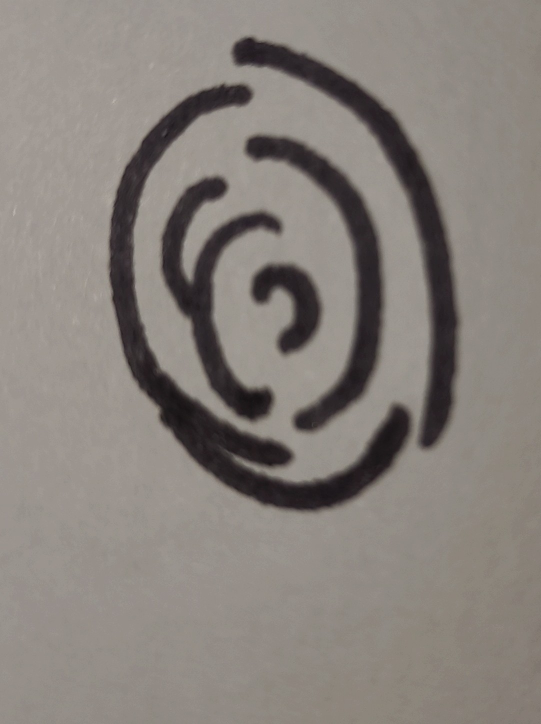
#> input picture Minutiae detection (elise)/test.jpg, 1082 x 1448 px (shown at 1/2 size)
$ python -i pretraitement.py   (imports and definitions only)
#> lines starting #> are read from the running program, lines starting #| are printed output that depends on the picture; after the words box and inside, x2 and y2 are one past the last pixel; in counts of white or black regions, pixels touching at a corner belong together
import cv2
import numpy as np
import matplotlib.pyplot as plt
from skimage.morphology import skeletonize
from scipy.ndimage import binary_opening #supprime bruit
                                         #lisse les bords
                                         #ne touche pas ce qui esr bien formé

import os # permet d'utiliser fichiers et répertoires et de manipuler les chemins de fichiers

#[ ] faire en sorte que ça renvoie tableau avec les coordonnées


def pretraitements(filename):

    #nom du fichier entree+ sortie (voir si on peut automatiser)

#> called with filename = 'test.jpg'
    output_filename = 'Minutiae detection (elise)\\test_pretraitement.jpg'
    #[ ] a changer avec str_modif(filename , _pretraitement)

    #recup image
    image = cv2.imread(filename, cv2.IMREAD_GRAYSCALE) #teinte de gris
#> image: shape (1448, 1082); min 18, max 184, mean 130.1
    image = cv2.resize(image, (512, 512))  # resize pr meilleur "generalisation" <- pas forcement le bon mot
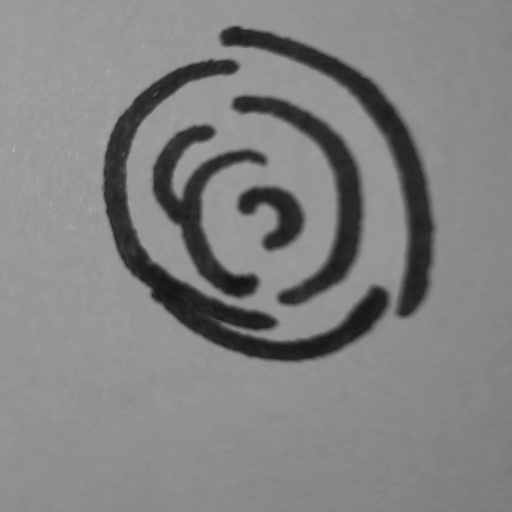
#> image: shape (512, 512); min 19, max 179, mean 129.9


    #TRANSFORMATION DE L'IMAGE

    #contraste
    clahe = cv2.createCLAHE(clipLimit=2.5, tileGridSize=(8, 8))

    '''
    CLAHE = Contrast Limited Adaptive Histogram Equalization
    augmente le contraste dans chaque petite zone -> bien pour zone sur ou sous exposee de l'img
    paramètre : clipLimit=2.5 : Limite le renforcement du contraste
    tileGridSize=(8, 8) : découpe img en zones  de 8x8 blocs
    '''
    contrast = clahe.apply(image) #applique le contraste
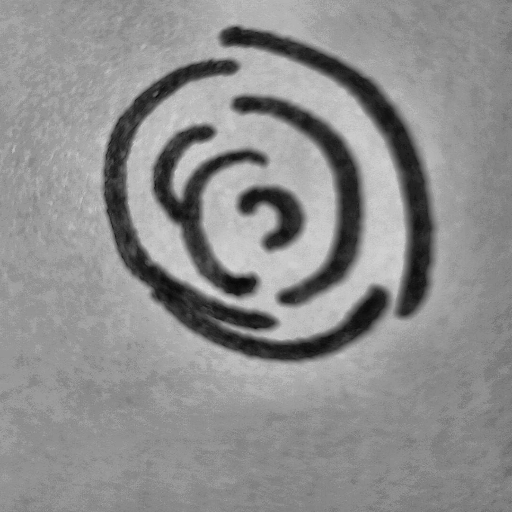
#> contrast: shape (512, 512); min 8, max 215, mean 141.1

    #lisser
    filtered = cv2.bilateralFilter(contrast, 9, 100, 100) #lisse img mais garde contours
    '''
    9=taille filtre autour de chaque point
    100=+élevé + peut mélanger des tons différents
    100	= +élevé + regarde loin autour du pixel
    '''


    # "binarisation" passe de gris a noir et blanc mais localement comme pour le contraste -> bien pour zones sur/ss exposées
    binary = cv2.adaptiveThreshold(filtered, 255,cv2.ADAPTIVE_THRESH_GAUSSIAN_C,cv2.THRESH_BINARY_INV, blockSize=21, C=10)
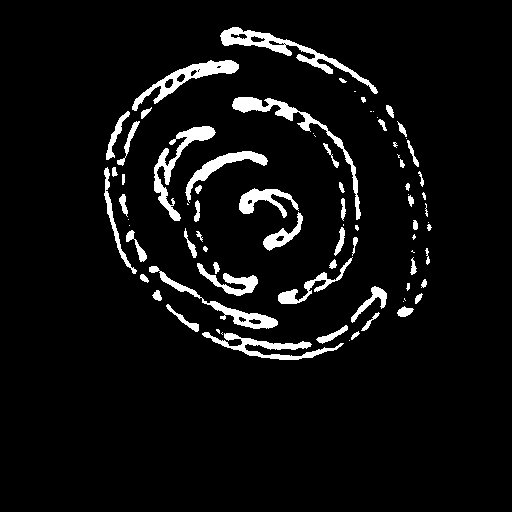
#> binary: shape (512, 512); 5.8% white; 81 white regions (23 under 20 px), largest, box (x1, y1, x2, y2) and area: (220, 27, 378, 94) 1599, (232, 97, 361, 220) 1380, (154, 126, 216, 221) 1283
    '''
    255=val pr pixel blanc
    blockSize = taillce zone traite localement
    cv2.THRESH_BINARY_INV : les zones sombres deviennent blanche -> pour meilleur lecture apres
    C ≈ abbaisse seuil pour etre detecte comme noir -> evite les faux positif/bruit
    '''

    # garde que les lignes vraiment présentes, sans petits bouts ni trous dedans
    morph = cv2.morphologyEx(binary, cv2.MORPH_OPEN, np.ones((3, 3), np.uint8)) #supprime pt blancs
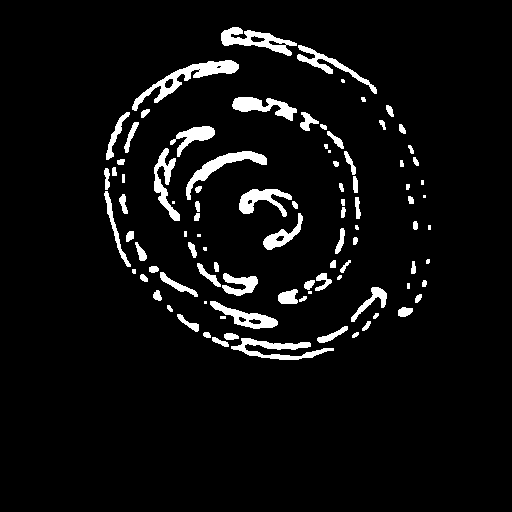
#> morph: shape (512, 512); 5.5% white; 94 white regions (18 under 20 px), largest, box (x1, y1, x2, y2) and area: (132, 60, 239, 111) 1236, (221, 27, 297, 56) 913, (231, 338, 334, 360) 883
    morph = cv2.morphologyEx(morph, cv2.MORPH_CLOSE, np.ones((3, 3), np.uint8)) #remplis les trous noirs dans les lignes blanches
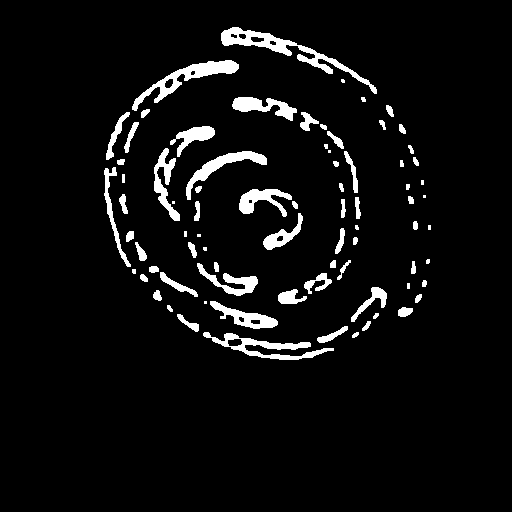
#> morph: shape (512, 512); 5.6% white; 79 white regions (15 under 20 px), largest, box (x1, y1, x2, y2) and area: (221, 27, 377, 94) 1610, (132, 60, 239, 111) 1263, (203, 332, 334, 360) 1103

    #pretraitement avant squeletisation
    morph_bin = (morph > 0).astype(np.uint8)#transforme img en 0et1
    cleaned = binary_opening(morph_bin, structure=np.ones((3, 3))) #comme morph_open (l54) mais plus math -> mieux pour squeletisation
#> cleaned: shape (512, 512) bool; 5.5% white; 87 white regions (18 under 20 px), largest, box (x1, y1, x2, y2) and area: (132, 60, 239, 111) 1263, (221, 27, 297, 56) 938, (231, 338, 334, 360) 886

    #squelettisation
    #Each connected component in the image is reduced to a single-pixel wide skeleton
    skeleton = skeletonize(cleaned) #-> ensemble de 0 et 1 donc par visualisable ?
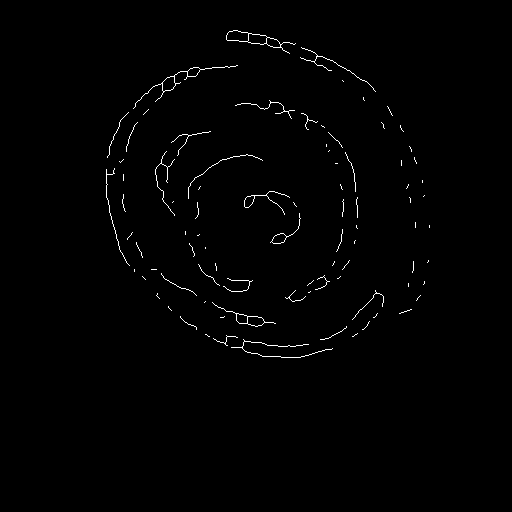
#> skeleton: shape (512, 512) bool; 0.84% white in thin lines or dots, all inside (x1, y1, x2, y2) = (106, 30, 430, 358)

    # conversion en image enregistrable
    skeleton_img = (skeleton * 255).astype(np.uint8) #transforme les 0 et 1 en vrai picel couleur en multipliant par 255
    inverted = cv2.bitwise_not(skeleton_img) #inverse couleur pour faciliter traitement futur

    # sauvegadre
    cv2.imwrite(output_filename, inverted)
    print("Image prétraitée enregistrée ")

    #compte rendu
    plt.figure(figsize=(12, 4))
    plt.subplot(1, 3, 1)
    plt.imshow(image, cmap='gray')
    plt.title("originale")
    plt.axis('off')

    plt.subplot(1, 3, 2)
    plt.imshow(morph, cmap='gray')
    plt.title("après clean")
    plt.axis('off')

    plt.subplot(1, 3, 3)
    plt.imshow(inverted, cmap='gray')
    plt.title("squelette")
    plt.axis('off')

    plt.tight_layout() #pour que tout soit bien sur l'img
    plt.show()
    return output_filename

>>> result = pretraitements('test.jpg')
